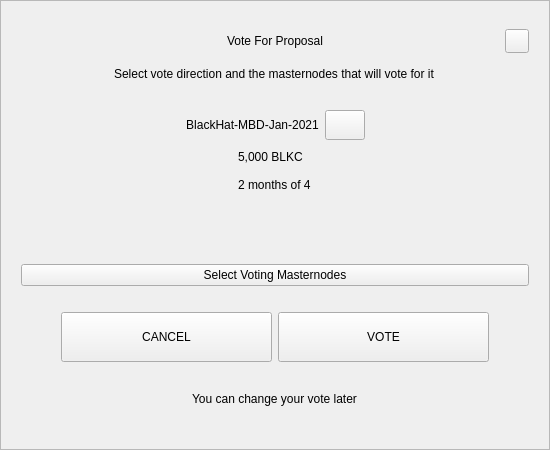
<?xml version="1.0" encoding="UTF-8"?>
<ui version="4.0">
 <class>VoteDialog</class>
 <widget class="QWidget" name="VoteDialog">
  <property name="geometry">
   <rect>
    <x>0</x>
    <y>0</y>
    <width>550</width>
    <height>450</height>
   </rect>
  </property>
  <layout class="QVBoxLayout" name="verticalLayout_1">
   <property name="spacing">
    <number>0</number>
   </property>
   <property name="leftMargin">
    <number>0</number>
   </property>
   <property name="topMargin">
    <number>0</number>
   </property>
   <property name="rightMargin">
    <number>0</number>
   </property>
   <property name="bottomMargin">
    <number>0</number>
   </property>
   <item>
    <widget class="QFrame" name="frame">
     <property name="styleSheet">
      <string notr="true"/>
     </property>
     <property name="frameShape">
      <enum>QFrame::StyledPanel</enum>
     </property>
     <property name="frameShadow">
      <enum>QFrame::Raised</enum>
     </property>
     <layout class="QVBoxLayout" name="verticalLayout_2">
      <property name="spacing">
       <number>6</number>
      </property>
      <property name="leftMargin">
       <number>20</number>
      </property>
      <property name="topMargin">
       <number>20</number>
      </property>
      <property name="rightMargin">
       <number>20</number>
      </property>
      <property name="bottomMargin">
       <number>20</number>
      </property>
      <item>
       <layout class="QHBoxLayout" name="horizontalLayout_1">
        <property name="spacing">
         <number>0</number>
        </property>
        <item>
         <spacer name="horizontalSpacer_1">
          <property name="orientation">
           <enum>Qt::Horizontal</enum>
          </property>
          <property name="sizeHint" stdset="0">
           <size>
            <width>40</width>
            <height>20</height>
           </size>
          </property>
         </spacer>
        </item>
        <item>
         <widget class="QLabel" name="labelTitle">
          <property name="minimumSize">
           <size>
            <width>0</width>
            <height>40</height>
           </size>
          </property>
          <property name="maximumSize">
           <size>
            <width>16777215</width>
            <height>40</height>
           </size>
          </property>
          <property name="styleSheet">
           <string notr="true">padding-left:24px;</string>
          </property>
          <property name="text">
           <string>Vote For Proposal</string>
          </property>
          <property name="alignment">
           <set>Qt::AlignCenter</set>
          </property>
          <property name="margin">
           <number>7</number>
          </property>
         </widget>
        </item>
        <item>
         <spacer name="horizontalSpacer_2">
          <property name="orientation">
           <enum>Qt::Horizontal</enum>
          </property>
          <property name="sizeHint" stdset="0">
           <size>
            <width>40</width>
            <height>20</height>
           </size>
          </property>
         </spacer>
        </item>
        <item>
         <widget class="QPushButton" name="btnEsc">
          <property name="minimumSize">
           <size>
            <width>24</width>
            <height>24</height>
           </size>
          </property>
          <property name="maximumSize">
           <size>
            <width>24</width>
            <height>24</height>
           </size>
          </property>
          <property name="focusPolicy">
           <enum>Qt::NoFocus</enum>
          </property>
          <property name="text">
           <string/>
          </property>
         </widget>
        </item>
       </layout>
      </item>
      <item alignment="Qt::AlignHCenter">
       <widget class="QLabel" name="labelSubtitle">
        <property name="text">
         <string>Select vote direction and the masternodes that will vote for it</string>
        </property>
       </widget>
      </item>
      <item>
       <spacer name="verticalSpacer_1">
        <property name="orientation">
         <enum>Qt::Vertical</enum>
        </property>
        <property name="sizeType">
         <enum>QSizePolicy::Expanding</enum>
        </property>
        <property name="sizeHint" stdset="0">
         <size>
          <width>20</width>
          <height>40</height>
         </size>
        </property>
       </spacer>
      </item>
      <item>
       <layout class="QHBoxLayout" name="horizontalLayout_2">
        <item>
         <spacer name="horizontalSpacer_3">
          <property name="orientation">
           <enum>Qt::Horizontal</enum>
          </property>
          <property name="sizeHint" stdset="0">
           <size>
            <width>40</width>
            <height>20</height>
           </size>
          </property>
         </spacer>
        </item>
        <item>
         <widget class="QLabel" name="labelTitleVote">
          <property name="minimumSize">
           <size>
            <width>0</width>
            <height>30</height>
           </size>
          </property>
          <property name="text">
           <string notr="true">BlackHat-MBD-Jan-2021</string>
          </property>
          <property name="alignment">
           <set>Qt::AlignCenter</set>
          </property>
          <property name="wordWrap">
           <bool>true</bool>
          </property>
         </widget>
        </item>
        <item>
         <widget class="QPushButton" name="btnLink">
          <property name="minimumSize">
           <size>
            <width>0</width>
            <height>30</height>
           </size>
          </property>
          <property name="maximumSize">
           <size>
            <width>16777215</width>
            <height>30</height>
           </size>
          </property>
          <property name="cursor">
           <cursorShape>PointingHandCursor</cursorShape>
          </property>
          <property name="text">
           <string/>
          </property>
         </widget>
        </item>
        <item>
         <spacer name="horizontalSpacer_4">
          <property name="orientation">
           <enum>Qt::Horizontal</enum>
          </property>
          <property name="sizeHint" stdset="0">
           <size>
            <width>40</width>
            <height>20</height>
           </size>
          </property>
         </spacer>
        </item>
       </layout>
      </item>
      <item alignment="Qt::AlignHCenter">
       <widget class="QWidget" name="widget" native="true">
        <property name="minimumSize">
         <size>
          <width>0</width>
          <height>50</height>
         </size>
        </property>
        <layout class="QVBoxLayout" name="verticalLayout_3">
         <property name="spacing">
          <number>6</number>
         </property>
         <property name="leftMargin">
          <number>0</number>
         </property>
         <property name="topMargin">
          <number>0</number>
         </property>
         <property name="rightMargin">
          <number>0</number>
         </property>
         <property name="bottomMargin">
          <number>0</number>
         </property>
         <item>
          <widget class="QLabel" name="labelAmount">
           <property name="text">
            <string notr="true">5,000 BLKC</string>
           </property>
          </widget>
         </item>
         <item>
          <widget class="QLabel" name="labelTime">
           <property name="text">
            <string notr="true">2 months of 4</string>
           </property>
          </widget>
         </item>
        </layout>
       </widget>
      </item>
      <item>
       <spacer name="verticalSpacer_2">
        <property name="orientation">
         <enum>Qt::Vertical</enum>
        </property>
        <property name="sizeType">
         <enum>QSizePolicy::Fixed</enum>
        </property>
        <property name="sizeHint" stdset="0">
         <size>
          <width>20</width>
          <height>10</height>
         </size>
        </property>
       </spacer>
      </item>
      <item>
       <widget class="QWidget" name="containerVotes" native="true">
        <property name="minimumSize">
         <size>
          <width>0</width>
          <height>36</height>
         </size>
        </property>
        <layout class="QHBoxLayout" name="horizontalLayout_3" stretch="1,0,1">
         <property name="spacing">
          <number>0</number>
         </property>
         <property name="leftMargin">
          <number>0</number>
         </property>
         <property name="topMargin">
          <number>0</number>
         </property>
         <property name="rightMargin">
          <number>0</number>
         </property>
         <property name="bottomMargin">
          <number>0</number>
         </property>
         <item>
          <widget class="QWidget" name="containerNo" native="true">
           <property name="sizePolicy">
            <sizepolicy hsizetype="Expanding" vsizetype="Preferred">
             <horstretch>0</horstretch>
             <verstretch>0</verstretch>
            </sizepolicy>
           </property>
           <property name="minimumSize">
            <size>
             <width>0</width>
             <height>36</height>
            </size>
           </property>
           <layout class="QGridLayout" name="gridLayout">
            <property name="leftMargin">
             <number>0</number>
            </property>
            <property name="topMargin">
             <number>0</number>
            </property>
            <property name="rightMargin">
             <number>0</number>
            </property>
            <property name="bottomMargin">
             <number>0</number>
            </property>
            <property name="spacing">
             <number>0</number>
            </property>
           </layout>
          </widget>
         </item>
         <item>
          <spacer name="horizontalSpacer_5">
           <property name="orientation">
            <enum>Qt::Horizontal</enum>
           </property>
           <property name="sizeType">
            <enum>QSizePolicy::Fixed</enum>
           </property>
           <property name="sizeHint" stdset="0">
            <size>
             <width>16</width>
             <height>20</height>
            </size>
           </property>
          </spacer>
         </item>
         <item>
          <widget class="QWidget" name="containerYes" native="true">
           <property name="minimumSize">
            <size>
             <width>0</width>
             <height>36</height>
            </size>
           </property>
           <property name="layoutDirection">
            <enum>Qt::LeftToRight</enum>
           </property>
           <layout class="QGridLayout" name="gridLayout_2">
            <property name="leftMargin">
             <number>0</number>
            </property>
            <property name="topMargin">
             <number>0</number>
            </property>
            <property name="rightMargin">
             <number>0</number>
            </property>
            <property name="bottomMargin">
             <number>0</number>
            </property>
            <property name="horizontalSpacing">
             <number>0</number>
            </property>
           </layout>
          </widget>
         </item>
        </layout>
       </widget>
      </item>
      <item>
       <spacer name="verticalSpacer_3">
        <property name="orientation">
         <enum>Qt::Vertical</enum>
        </property>
        <property name="sizeType">
         <enum>QSizePolicy::Fixed</enum>
        </property>
        <property name="sizeHint" stdset="0">
         <size>
          <width>20</width>
          <height>10</height>
         </size>
        </property>
       </spacer>
      </item>
      <item>
       <widget class="QPushButton" name="btnSelectMasternodes">
        <property name="cursor">
         <cursorShape>PointingHandCursor</cursorShape>
        </property>
        <property name="text">
         <string>Select Voting Masternodes</string>
        </property>
       </widget>
      </item>
      <item>
       <spacer name="verticalSpacer_4">
        <property name="orientation">
         <enum>Qt::Vertical</enum>
        </property>
        <property name="sizeType">
         <enum>QSizePolicy::Fixed</enum>
        </property>
        <property name="sizeHint" stdset="0">
         <size>
          <width>20</width>
          <height>20</height>
         </size>
        </property>
       </spacer>
      </item>
      <item>
       <layout class="QHBoxLayout" name="horizontalLayout_4" stretch="0,2,2,0">
        <item>
         <spacer name="horizontalSpacer_6">
          <property name="orientation">
           <enum>Qt::Horizontal</enum>
          </property>
          <property name="sizeHint" stdset="0">
           <size>
            <width>40</width>
            <height>20</height>
           </size>
          </property>
         </spacer>
        </item>
        <item>
         <widget class="QPushButton" name="btnCancel">
          <property name="minimumSize">
           <size>
            <width>0</width>
            <height>50</height>
           </size>
          </property>
          <property name="focusPolicy">
           <enum>Qt::NoFocus</enum>
          </property>
          <property name="text">
           <string>CANCEL</string>
          </property>
         </widget>
        </item>
        <item>
         <widget class="QPushButton" name="btnSave">
          <property name="minimumSize">
           <size>
            <width>0</width>
            <height>50</height>
           </size>
          </property>
          <property name="focusPolicy">
           <enum>Qt::NoFocus</enum>
          </property>
          <property name="text">
           <string>VOTE</string>
          </property>
         </widget>
        </item>
        <item>
         <spacer name="horizontalSpacer_7">
          <property name="orientation">
           <enum>Qt::Horizontal</enum>
          </property>
          <property name="sizeHint" stdset="0">
           <size>
            <width>40</width>
            <height>20</height>
           </size>
          </property>
         </spacer>
        </item>
       </layout>
      </item>
      <item>
       <spacer name="verticalSpacer_5">
        <property name="orientation">
         <enum>Qt::Vertical</enum>
        </property>
        <property name="sizeType">
         <enum>QSizePolicy::Expanding</enum>
        </property>
        <property name="sizeHint" stdset="0">
         <size>
          <width>20</width>
          <height>10</height>
         </size>
        </property>
       </spacer>
      </item>
      <item>
       <spacer name="verticalSpacer_6">
        <property name="orientation">
         <enum>Qt::Vertical</enum>
        </property>
        <property name="sizeHint" stdset="0">
         <size>
          <width>20</width>
          <height>40</height>
         </size>
        </property>
       </spacer>
      </item>
      <item alignment="Qt::AlignHCenter">
       <widget class="QLabel" name="labelMessage">
        <property name="text">
         <string>You can change your vote later</string>
        </property>
       </widget>
      </item>
      <item>
       <spacer name="verticalSpacer_7">
        <property name="orientation">
         <enum>Qt::Vertical</enum>
        </property>
        <property name="sizeType">
         <enum>QSizePolicy::Expanding</enum>
        </property>
        <property name="sizeHint" stdset="0">
         <size>
          <width>20</width>
          <height>40</height>
         </size>
        </property>
       </spacer>
      </item>
     </layout>
    </widget>
   </item>
  </layout>
 </widget>
 <resources/>
 <connections/>
</ui>
